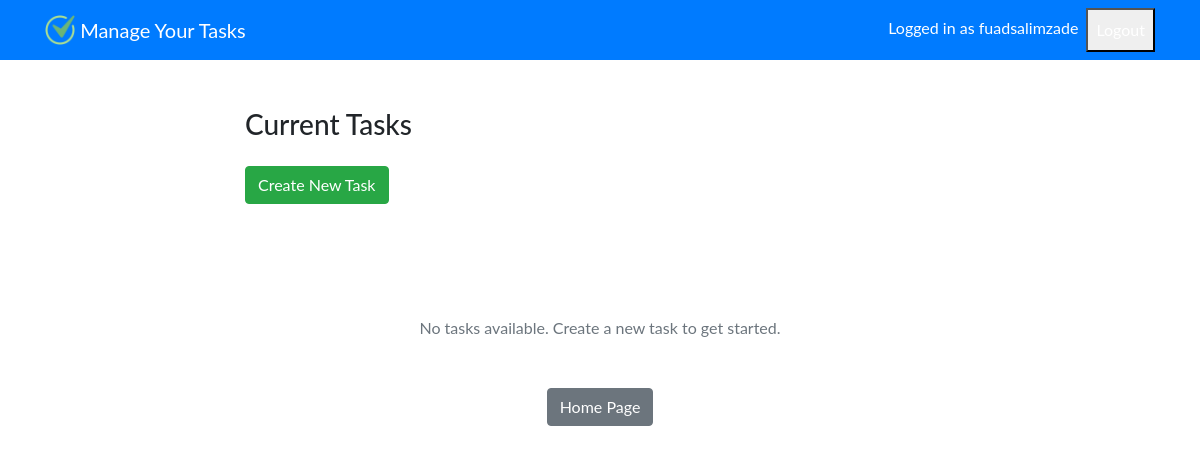
Page /current/ (signed in) on the earlier database version.
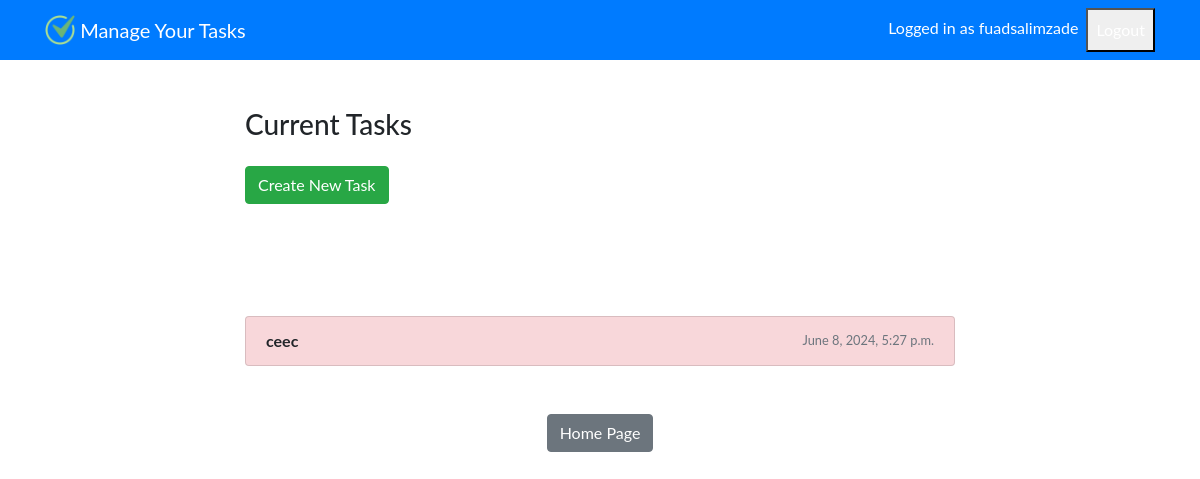
Same page on the later database version.
### task/models.py (models this page shows, shortened)
class Task(models.Model):
    title = models.CharField(max_length=100)
    description = models.TextField(max_length=250, blank=True)
    created = models.DateTimeField(auto_now_add=True)
    datecompleted = models.DateTimeField(null=True, blank=True)
    important = models.BooleanField(default=False)
    user = models.ForeignKey(User, on_delete=models.CASCADE)

### task/views.py (the view)
# urls.py: path("current/", views.currenttasks, name="currenttasks"),
def currenttasks(request):
    tasks = Task.objects.filter(user=request.user, datecompleted__isnull=True)
    return render(request, "task/currenttasks.html", {"tasks": tasks})

### task/templates/task/currenttasks.html (shortened to what this page needs)
{% extends "task/base.html" %}
{% block content %}
<div class="container mt-5">
  <div class="row justify-content-center">
    <div class="col-md-8">
      <h3 class="mb-4">Current Tasks</h3>
      <div class="mb-3">
        <a href="{% url 'createtask' %}" class="btn btn-success">Create New Task</a>
      </div>
      <br>
      <br>
      <br>
      <br>
      {% if tasks %}
        <ul class="list-group">
          {% for task in tasks %}
          <li class="list-group-item d-flex justify-content-between align-items-center {% if task.important %}important-task{% endif %}">
            <div>
              {% if task.important %}<b>{% endif %}
              <a href="{% url 'currenttask' task.id %}" class="task-link">{{ task.title }}</a>
              {% if task.important %}</b>{% endif %}
            </div>
            <span class="text-muted small">{{ task.created }}</span>
          </li>
          {% endfor %}
        </ul>
      {% else %}
        <p class="text-center text-muted">No tasks available. Create a new task to get started.</p>
      {% endif %}
      <div class="text-center mt-5">
        <a href="{% url 'home' %}" class="btn btn-secondary">Home Page</a>
      </div>
    </div>
  </div>
</div>
{% endblock %}

Differences in the rows shown:
added Task: title "ceec", created "June 8, 2024, 5:27 p.m."
Other differences:
text no longer shown: "No tasks available. Create a new task to get started."
